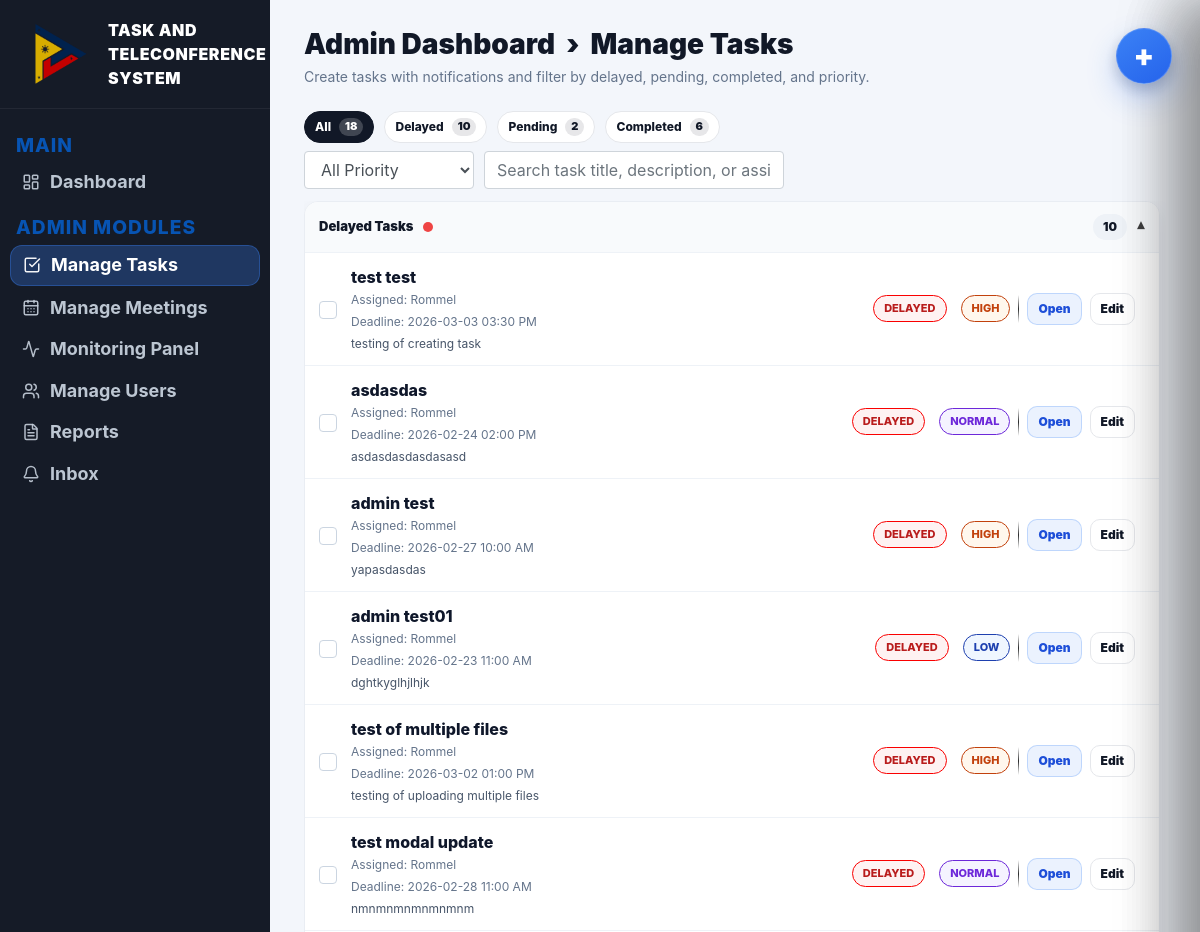
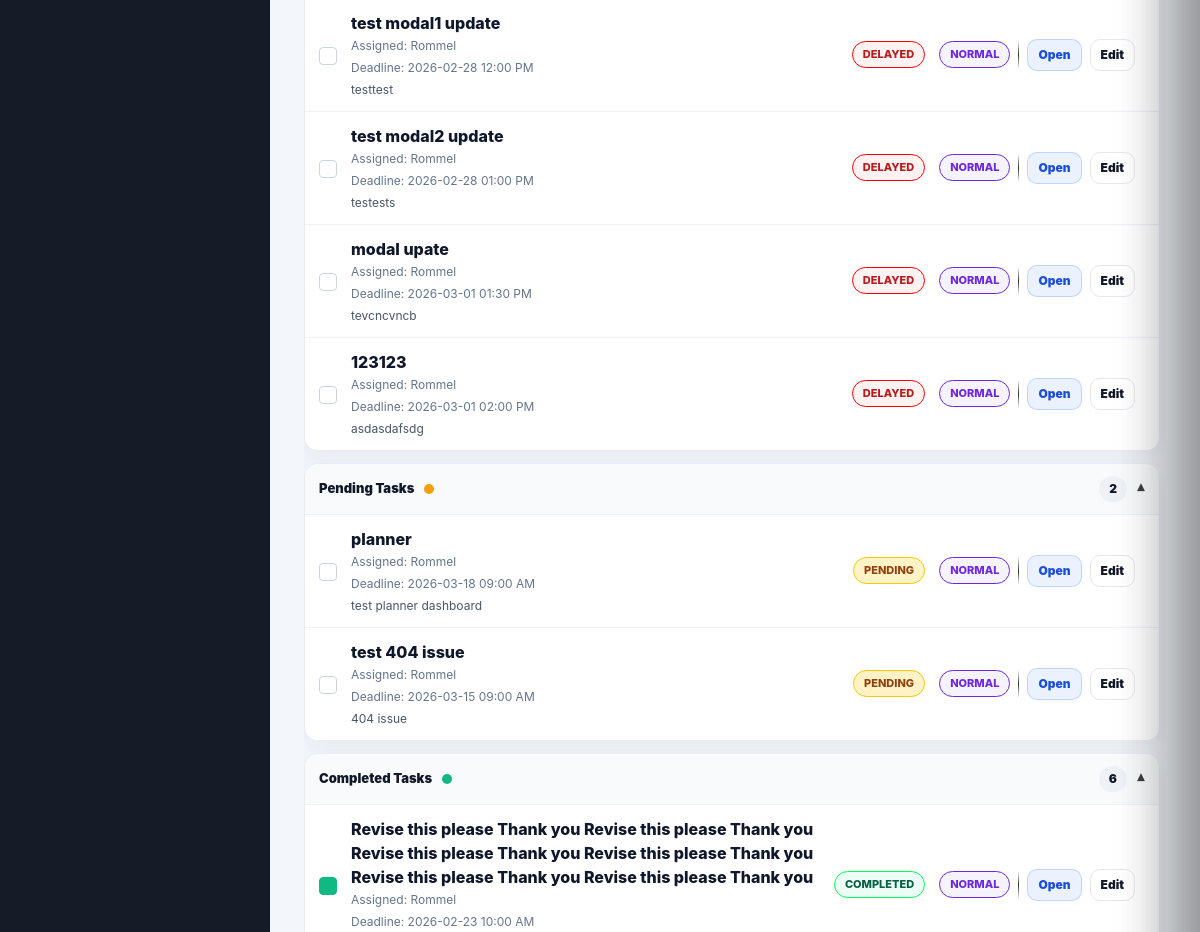
/admin/manage-tasks (signed in, upper part), run on an earlier commit of the app's database (2 pictures, top to bottom).
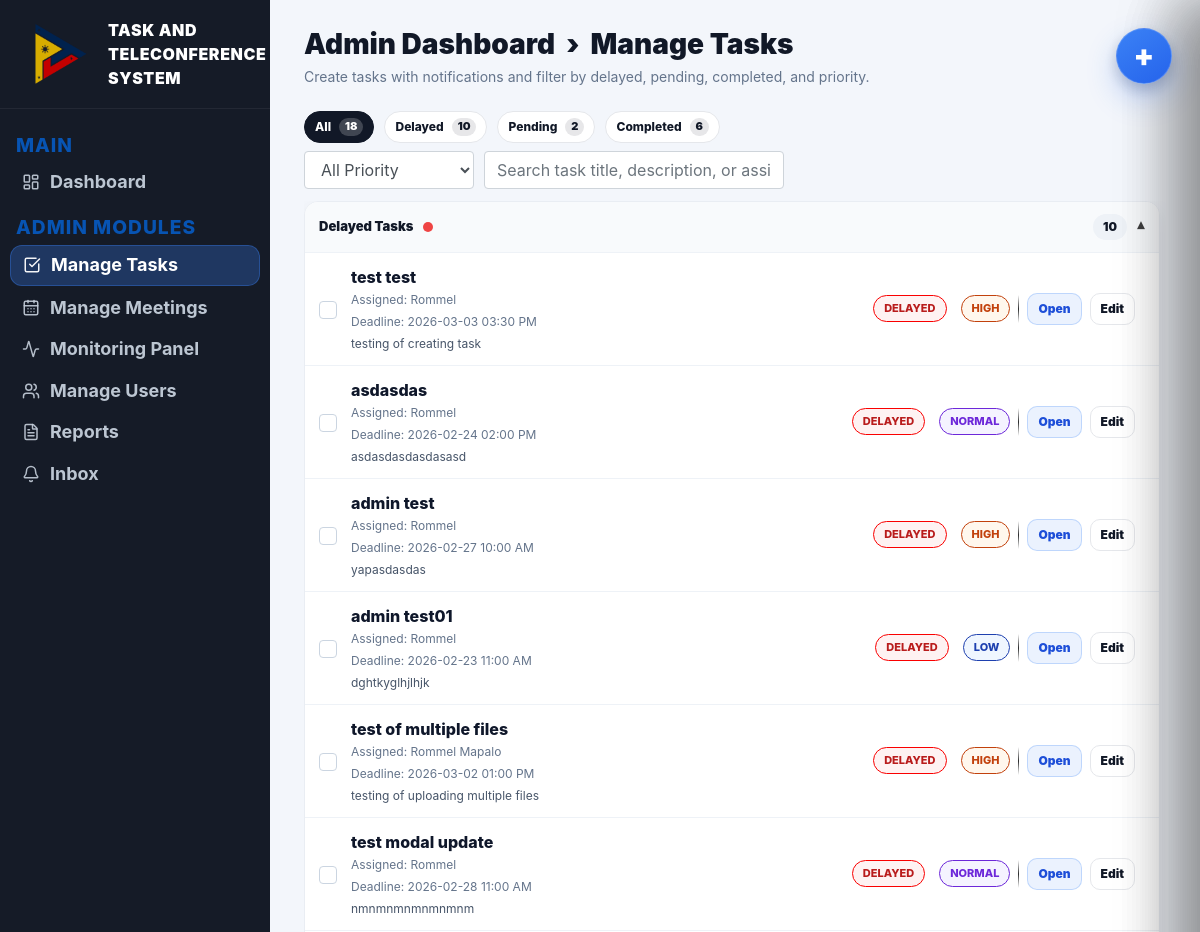
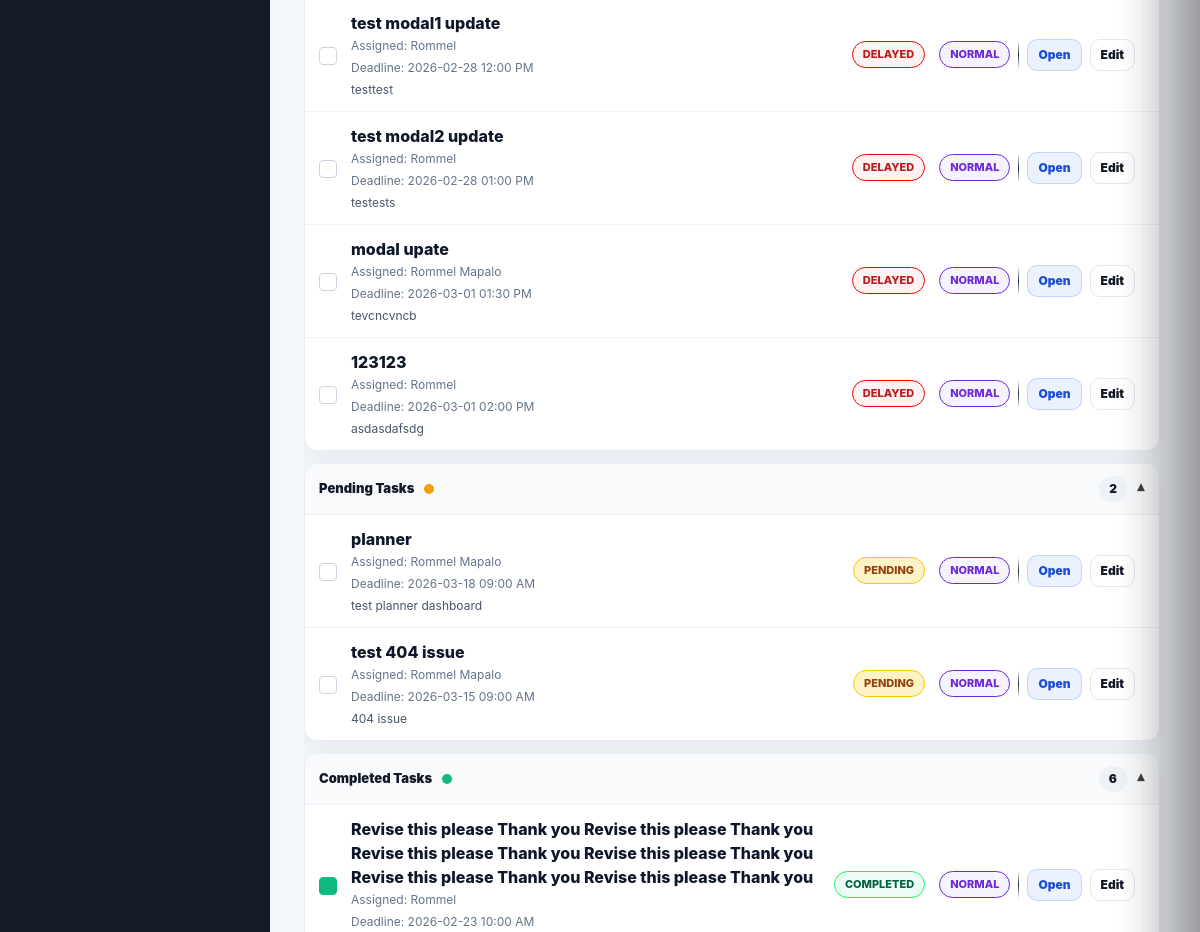
And on a later commit of the database (2 pictures, top to bottom).
### website/models.py (models this page shows, shortened)
class Task(db.Model):
    id = db.Column(db.Integer, primary_key=True)
    title = db.Column(db.String(200), nullable=False)
    description = db.Column(db.Text)
    assigned_to = db.Column(db.Integer, db.ForeignKey('user.id'))
    assigned_user = db.relationship('User', foreign_keys=[assigned_to])
    status = db.Column(db.String(50), default="assigned")
    priority = db.Column(db.String(20), default="normal")
    deadline = db.Column(db.DateTime)
    file_path = db.Column(db.String(300))
    last_edited_by = db.Column(db.Integer, nullable=True)
    last_edited_at = db.Column(db.DateTime, server_default=func.now(), onupdate=func.now())
    created_at = db.Column(db.DateTime(timezone=True), server_default=func.now())

class User(db.Model, UserMixin):
    id = db.Column(db.Integer, primary_key=True)
    email = db.Column(db.String(150), unique=True)
    password = db.Column(db.String(150))
    firstname = db.Column(db.String(150))
    is_admin = db.Column(db.Boolean, default=False)
    role = db.Column(db.String(20), default="user")
    notes = db.relationship('Note')
    notifications = db.relationship('Notification', lazy=True, cascade="all, delete-orphan")

### website/views.py (the view)
@views.route('/admin/manage-tasks')
@login_required
@admin_only
def manage_tasks():
    users = User.query.filter_by(is_admin=False).order_by(User.firstname.asc()).all()
    tasks = Task.query.order_by(Task.created_at.desc()).all()
    selected_filter = (request.args.get("filter") or "all").strip().lower()
    allowed_filters = {"all", "delayed", "pending", "completed"}
    if selected_filter not in allowed_filters:
        selected_filter = "all"
    return render_template(
        "manage_tasks.html",
        user=current_user,
        users=users,
        tasks=tasks,
        selected_filter=selected_filter,
        now_dt=ph_now(),
    )

### website/templates/manage_tasks.html (shortened to what this page needs)
{% extends "admin_base.html" %}
{% block content %}
<div class="mt-wrap">
  <div class="mt-head">
    <h1 class="td-title" style="margin:0;">Admin Dashboard &nbsp;›&nbsp; Manage Tasks</h1>
    <div class="mt-sub">Create tasks with notifications and filter by delayed, pending, completed, and priority.</div>
  </div>
  {% set delayed_tasks = tasks|rejectattr("status","equalto","completed")
                              |selectattr("deadline")
                              |selectattr("deadline","lt",now_dt)
                              |list if tasks else [] %}
  {% set pending_tasks = tasks|rejectattr("status","equalto","completed")
                              |rejectattr("deadline")
                              |list if tasks else [] %}
  {% set timed_pending_tasks = tasks|rejectattr("status","equalto","completed")
                                   |selectattr("deadline")
                                   |rejectattr("deadline","lt",now_dt)
                                   |list if tasks else [] %}
  {% set pending_tasks = pending_tasks + timed_pending_tasks %}
  {% set completed_tasks = tasks|selectattr("status","equalto","completed")|list if tasks else [] %}
  <div class="td-pills mb-2">
    <button class="pill-tab active" type="button" data-filter="all" id="pill-all">All <span class="pill-count">{{ tasks|length }}</span></button>
    <button class="pill-tab" type="button" data-filter="delayed" id="pill-delayed">Delayed <span class="pill-count" id="pill-delayed-count">{{ delayed_tasks|length }}</span></button>
    <button class="pill-tab" type="button" data-filter="pending" id="pill-pending">Pending <span class="pill-count" id="pill-pending-count">{{ pending_tasks|length }}</span></button>
    <button class="pill-tab" type="button" data-filter="completed" id="pill-completed">Completed <span class="pill-count">{{ completed_tasks|length }}</span></button>
  </div>
  <div class="mt-toolbar">
    <select id="priorityFilter" class="form-control mt-priority">
      <option value="all">All Priority</option>
    </select>
    <input id="taskSearch" class="form-control mt-search" placeholder="Search task title, description, or assignee...">
  </div>
  <div class="mt-list" id="taskList">
    <div class="sec open" data-section="delayed">
      <button class="sec-h" type="button">
        <div class="sec-h-left">
          <span class="sec-title">Delayed Tasks</span>
          <span class="sec-badge" style="background:#ef4444;"></span>
        </div>
        <div style="display:flex; align-items:center; gap:10px;">
          <span class="sec-count">{{ delayed_tasks|length }}</span>
          <span class="sec-caret">▾</span>
        </div>
      </button>
      <div class="sec-body">
        {% if delayed_tasks and delayed_tasks|length > 0 %}
          {% for t in delayed_tasks %}
            {% set pr = (t.priority or 'normal')|lower %}
            <div class="task-row task-item"
                 id="task-{{ t.id }}"
                 data-task-id="{{ t.id }}"
                 data-status="{{ t.status or '' }}"
                 data-original-status="{{ t.status or 'in_progress' }}"
                 data-priority="{{ pr }}"
                 data-title="{{ (t.title ~ ' ' ~ (t.description or '') ~ ' ' ~ ((t.assigned_user.firstname if t.assigned_user else 'unassigned')))|lower }}"
                 data-deadline="{{ t.deadline.strftime('%Y-%m-%dT%H:%M:%S') if t.deadline else '' }}">
              <div class="task-left">
                <button type="button"
                        class="task-check task-check-btn"
                        aria-label="Toggle complete"
                        data-complete-task="{{ t.id }}"></button>
                <div class="task-main">
                  <div class="task-title">{{ t.title }}</div>
                  <div class="task-meta">
                    Assigned: {{ t.assigned_user.firstname if t.assigned_user else 'Unassigned' }}
                  </div>
                  <div class="task-meta">
                    Deadline: {{ t.deadline.strftime('%Y-%m-%d %I:%M %p') if t.deadline else '-' }}
                  </div>
                  <div class="task-desc">{{ t.description or 'No description provided.' }}</div>
                </div>
              </div>
              <div class="task-side">
                <div class="task-tags">
                  <span class="tag state-tag status-delayed">DELAYED</span>
                  <span class="tag prio-{{ pr }}">{{ pr|upper }}</span>
                </div>
                <div class="task-actions">
                  <button type="button" class="btn-mini" data-open-task="{{ t.id }}">Open</button>
                  <button type="button" class="btn-mini ghost" data-edit-task="{{ t.id }}">Edit</button>
                </div>
              </div>
            </div>
          {% endfor %}
        {% else %}
          <div class="empty" data-empty-state="delayed">No delayed tasks.</div>
        {% endif %}
      </div>
    </div>
    <div class="sec open" data-section="pending">
      <button class="sec-h" type="button">
        <div class="sec-h-left">
          <span class="sec-title">Pending Tasks</span>
          <span class="sec-badge" style="background:#f59e0b;"></span>
        </div>
        <div style="display:flex; align-items:center; gap:10px;">
          <span class="sec-count">{{ pending_tasks|length }}</span>
          <span class="sec-caret">▾</span>
        </div>
      </button>
      <div class="sec-body">
        {% if pending_tasks and pending_tasks|length > 0 %}
          {% for t in pending_tasks %}
            {% set pr = (t.priority or 'normal')|lower %}
            <div class="task-row task-item"
                 id="task-{{ t.id }}"
                 data-task-id="{{ t.id }}"
                 data-status="{{ t.status or '' }}"
                 data-original-status="{{ t.status or 'in_progress' }}"
                 data-priority="{{ pr }}"
                 data-title="{{ (t.title ~ ' ' ~ (t.description or '') ~ ' ' ~ ((t.assigned_user.firstname if t.assigned_user else 'unassigned')))|lower }}"
                 data-deadline="{{ t.deadline.strftime('%Y-%m-%dT%H:%M:%S') if t.deadline else '' }}">
              <div class="task-left">
                <button type="button"
                        class="task-check task-check-btn"
                        aria-label="Toggle complete"
                        data-complete-task="{{ t.id }}"></button>
                <div class="task-main">
                  <div class="task-title">{{ t.title }}</div>
                  <div class="task-meta">
                    Assigned: {{ t.assigned_user.firstname if t.assigned_user else 'Unassigned' }}
                  </div>
                  <div class="task-meta">
                    Deadline: {{ t.deadline.strftime('%Y-%m-%d %I:%M %p') if t.deadline else '-' }}
                  </div>
                  <div class="task-desc">{{ t.description or 'No description provided.' }}</div>
                </div>
              </div>
              <div class="task-side">
                <div class="task-tags">
                  <span class="tag state-tag status-pending">PENDING</span>
                  <span class="tag prio-{{ pr }}">{{ pr|upper }}</span>
                </div>
                <div class="task-actions">
                  <button type="button" class="btn-mini" data-open-task="{{ t.id }}">Open</button>
                  <button type="button" class="btn-mini ghost" data-edit-task="{{ t.id }}">Edit</button>
                </div>
              </div>
            </div>
          {% endfor %}
        {% else %}
          <div class="empty" data-empty-state="pending">No pending tasks.</div>
        {% endif %}
      </div>
    </div>
    <div class="sec open" data-section="completed">
      <button class="sec-h" type="button">
        <div class="sec-h-left">
          <span class="sec-title">Completed Tasks</span>
          <span class="sec-badge" style="background:#10b981;"></span>
        </div>
        <div style="display:flex; align-items:center; gap:10px;">
          <span class="sec-count">{{ completed_tasks|length }}</span>
          <span class="sec-caret">▾</span>
        </div>
      </button>
      <div class="sec-body">
        {% if completed_tasks and completed_tasks|length > 0 %}
          {% for t in completed_tasks %}
            {% set pr = (t.priority or 'normal')|lower %}
            <div class="task-row task-item"
                 id="task-{{ t.id }}"
                 data-task-id="{{ t.id }}"
                 data-status="{{ t.status or '' }}"
                 data-original-status="in_progress"
                 data-priority="{{ pr }}"
                 data-title="{{ (t.title ~ ' ' ~ (t.description or '') ~ ' ' ~ ((t.assigned_user.firstname if t.assigned_user else 'unassigned')))|lower }}"
                 data-deadline="{{ t.deadline.strftime('%Y-%m-%dT%H:%M:%S') if t.deadline else '' }}">
              <div class="task-left">
                <button type="button"
                        class="task-check task-check-btn is-done"
                        aria-label="Toggle complete"
                        data-complete-task="{{ t.id }}"></button>
                <div class="task-main">
                  <div class="task-title">{{ t.title }}</div>
                  <div class="task-meta">
                    Assigned: {{ t.assigned_user.firstname if t.assigned_user else 'Unassigned' }}
                  </div>
                  <div class="task-meta">
                    Deadline: {{ t.deadline.strftime('%Y-%m-%d %I:%M %p') if t.deadline else '-' }}
                  </div>
                </div>
              </div>
              <div class="task-side">
                <div class="task-tags">
                  <span class="tag state-tag status-completed">COMPLETED</span>
                  <span class="tag prio-{{ pr }}">{{ pr|upper }}</span>
                </div>
                <div class="task-actions">
                  <button type="button" class="btn-mini" data-open-task="{{ t.id }}">Open</button>
                  <button type="button" class="btn-mini ghost" data-edit-task="{{ t.id }}">Edit</button>
                </div>
              </div>
            </div>
          {% endfor %}
        {% else %}
          <div class="empty" data-empty-state="completed">No completed tasks yet.</div>
        {% endif %}
      </div>
    </div>
  </div>
</div>
<button type="button" class="fab-task" id="openTaskDrawer" aria-label="Create task"><span class="fab-plus">+</span></button>
{% endblock %}

### website/templates/admin_base.html (shortened to what this page needs)
<!DOCTYPE html>
<html>
<head>
  <link rel="stylesheet"
        href="https://stackpath.bootstrapcdn.com/bootstrap/4.4.1/css/bootstrap.min.css"/>
  <link rel="stylesheet"
        href="https://stackpath.bootstrapcdn.com/font-awesome/4.7.0/css/font-awesome.min.css"/>
  <link rel="stylesheet" href="{{ url_for('static', filename='styles.css') }}">
</head>
<body>
<div class="app-shell">
  <aside class="sidebar-dark">
    <div class="sidebar-brand">
      <img src="{{ url_for('static', filename='assets/PTV_LOGO.png') }}" alt="PTV Logo" class="sidebar-brand-logo">
      <span>TASK AND TELECONFERENCE SYSTEM</span>
    </div>
    <div class="sidebar-nav">
      <div class="sidebar-section">MAIN</div>
      <a class="sidebar-link {% if request.endpoint == 'views.admin_dashboard' %}active{% endif %}"
         href="{{ url_for('views.admin_dashboard') }}">
        <i data-lucide="layout-dashboard" class="sidebar-icon" aria-hidden="true"></i>
        <span>Dashboard</span>
      </a>
      <div class="sidebar-section">ADMIN MODULES</div>
      <a class="sidebar-link {% if request.endpoint == 'views.manage_tasks' %}active{% endif %}"
         href="{{ url_for('views.manage_tasks') }}">
        <i data-lucide="check-square" class="sidebar-icon" aria-hidden="true"></i>
        <span>Manage Tasks</span>
      </a>
      <a class="sidebar-link {% if request.endpoint == 'views.manage_meetings' %}active{% endif %}"
         href="{{ url_for('views.manage_meetings') }}">
        <i data-lucide="calendar-days" class="sidebar-icon" aria-hidden="true"></i>
        <span>Manage Meetings</span>
      </a>
      <a class="sidebar-link {% if request.endpoint == 'views.monitoring_panel' %}active{% endif %}"
         href="{{ url_for('views.monitoring_panel') }}">
        <i data-lucide="activity" class="sidebar-icon" aria-hidden="true"></i>
        <span>Monitoring Panel</span>
      </a>
      <a class="sidebar-link {% if request.endpoint == 'views.manage_users' %}active{% endif %}"
         href="{{ url_for('views.manage_users') }}">
        <i data-lucide="users" class="sidebar-icon" aria-hidden="true"></i>
        <span>Manage Users</span>
      </a>
      <a class="sidebar-link {% if request.endpoint == 'views.reports' %}active{% endif %}"
         href="{{ url_for('views.reports') }}">
        <i data-lucide="file-text" class="sidebar-icon" aria-hidden="true"></i>
        <span>Reports</span>
      </a>
      <a class="sidebar-link {% if request.endpoint == 'views.inbox_admin' %}active{% endif %}"
         href="{{ url_for('views.inbox_admin') }}">
        <i data-lucide="bell" class="sidebar-icon" aria-hidden="true"></i>
        <span>Inbox</span>
      </a>
    </div>
  </aside>
  <main class="main-area">
    <div class="content-wrap">
      {% block content %}{% endblock %}
    </div>
  </main>
</div>
</body>
</html>

What changed in the data, as far as the page shows it:
changed through a linked row, Task "test of multiple files": assigned_user "Rommel" → "Rommel Mapalo"
changed through a linked row, Task "modal upate": assigned_user "Rommel" → "Rommel Mapalo"
changed through a linked row, Task "planner": assigned_user "Rommel" → "Rommel Mapalo"
changed through a linked row, Task "test 404 issue": assigned_user "Rommel" → "Rommel Mapalo"
